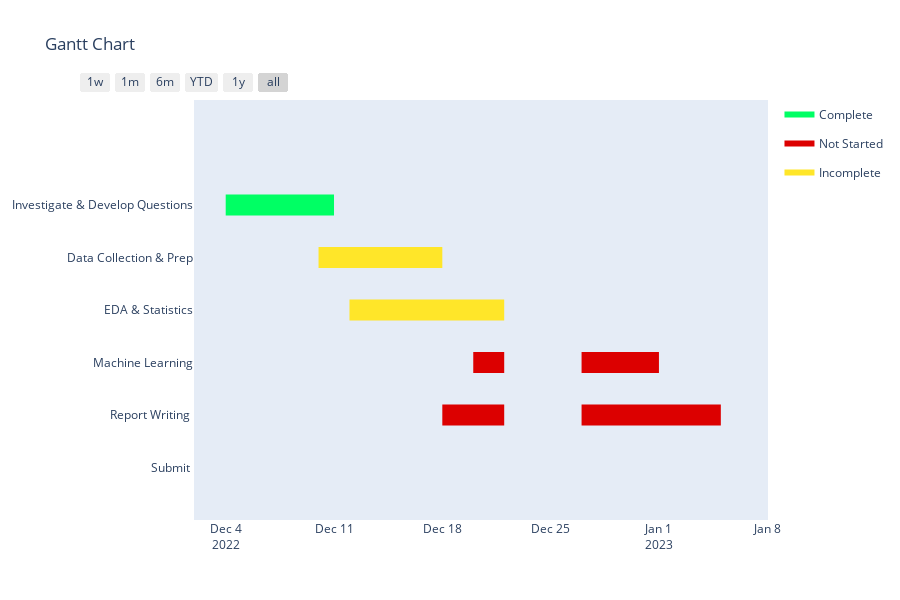

This figure's notebook cell:
### Code cell
df = pd.DataFrame([
    dict(Task="Investigate & Develop Questions", Start='2022-12-04', Finish='2022-12-11', Resource='Complete'),
    dict(Task="Data Collection & Prep", Start='2022-12-10', Finish='2022-12-18',  Resource='Incomplete'),
    dict(Task="EDA & Statistics", Start='2022-12-12', Finish='2022-12-22',  Resource='Incomplete'),
    dict(Task="Machine Learning", Start='2022-12-20', Finish='2022-12-22',  Resource='Not Started'),
    dict(Task="Machine Learning", Start='2022-12-27', Finish='2023-01-01',  Resource='Not Started'),
    dict(Task="Report Writing ", Start='2022-12-18', Finish='2022-12-22',  Resource='Not Started'),
    dict(Task="Report Writing ", Start='2022-12-27', Finish='2023-01-05',  Resource='Not Started'),
    dict(Task="Submit ", Start='2023-01-06', Finish='2023-01-06',  Resource='Not Started')
])

colors = {'Not Started': 'rgb(220, 0, 0)',
          'Incomplete': (1, 0.9, 0.16),
          'Complete': 'rgb(0, 255, 100)'}

fig = ff.create_gantt(df, colors=colors, index_col='Resource', show_colorbar=True,
                      group_tasks=True)
fig.show()

### Figure 1 — Plotly figure (JSON) as saved in the notebook; plotly's stock layout.template omitted (floating-point values rounded to 4 significant figures)
{"data": [{"fill": "toself", "fillcolor": "rgb(0, 255, 100)", "hoverinfo": "name", "legendgroup": "rgb(0, 255, 100)", "mode": "none", "name": "Complete", "type": "scatter", "x": ["2022-12-04", "2022-12-11", "2022-12-11", "2022-12-04"], "y": [4.8, 4.8, 5.2, 5.2]}, {"fill": "toself", "fillcolor": "rgb(220, 0, 0)", "hoverinfo": "name", "legendgroup": "rgb(220, 0, 0)", "mode": "none", "name": "Not Started", "type": "scatter", "x": ["2022-12-20", "2022-12-22", "2022-12-22", "2022-12-20", "2022-12-20", "2022-12-27", "2023-01-01", "2023-01-01", "2022-12-27", "2022-12-27", "2022-12-18", "2022-12-22", "2022-12-22", "2022-12-18", "2022-12-18", "2022-12-27", "2023-01-05", "2023-01-05", "2022-12-27", "2022-12-27", "2023-01-06", "2023-01-06", "2023-01-06", "2023-01-06"], "y": [1.8, 1.8, 2.2, 2.2, null, 1.8, 1.8, 2.2, 2.2, null, 0.8, 0.8, 1.2, 1.2, null, 0.8, 0.8, 1.2, 1.2, null, -0.2, -0.2, 0.2, 0.2]}, {"fill": "toself", "fillcolor": "rgb(255, 230, 41)", "hoverinfo": "name", "legendgroup": "rgb(255, 230, 41)", "mode": "none", "name": "Incomplete", "type": "scatter", "x": ["2022-12-10", "2022-12-18", "2022-12-18", "2022-12-10", "2022-12-10", "2022-12-12", "2022-12-22", "2022-12-22", "2022-12-12"], "y": [3.8, 3.8, 4.2, 4.2, null, 2.8, 2.8, 3.2, 3.2]}, {"legendgroup": "rgb(0, 255, 100)", "marker": {"color": "rgb(0, 255, 100)", "opacity": 0, "size": 1}, "mode": "markers", "name": "", "showlegend": false, "text": [null, null], "type": "scatter", "x": ["2022-12-04", "2022-12-11"], "y": [5, 5]}, {"legendgroup": "rgb(220, 0, 0)", "marker": {"color": "rgb(220, 0, 0)", "opacity": 0, "size": 1}, "mode": "markers", "name": "", "showlegend": false, "text": [null, null, null, null, null, null, null, null, null, null], "type": "scatter", "x": ["2022-12-20", "2022-12-22", "2022-12-27", "2023-01-01", "2022-12-18", "2022-12-22", "2022-12-27", "2023-01-05", "2023-01-06", "2023-01-06"], "y": [2, 2, 2, 2, 1, 1, 1, 1, 0, 0]}, {"legendgroup": "rgb(255, 230, 41)", "marker": {"color": "rgb(255, 230, 41)", "opacity": 0, "size": 1}, "mode": "markers", "name": "", "showlegend": false, "text": [null, null, null, null], "type": "scatter", "x": ["2022-12-10", "2022-12-18", "2022-12-12", "2022-12-22"], "y": [4, 4, 3, 3]}], "layout": {"height": 600, "hovermode": "closest", "showlegend": true, "title": {"text": "Gantt Chart"}, "xaxis": {"rangeselector": {"buttons": [{"count": 7, "label": "1w", "step": "day", "stepmode": "backward"}, {"count": 1, "label": "1m", "step": "month", "stepmode": "backward"}, {"count": 6, "label": "6m", "step": "month", "stepmode": "backward"}, {"count": 1, "label": "YTD", "step": "year", "stepmode": "todate"}, {"count": 1, "label": "1y", "step": "year", "stepmode": "backward"}, {"step": "all"}]}, "showgrid": false, "type": "date", "zeroline": false}, "yaxis": {"autorange": false, "range": [-1, 7], "showgrid": false, "ticktext": ["Submit ", "Report Writing ", "Machine Learning", "EDA & Statistics", "Data Collection & Prep", "Investigate & Develop Questions"], "tickvals": [0, 1, 2, 3, 4, 5], "zeroline": false}}}
